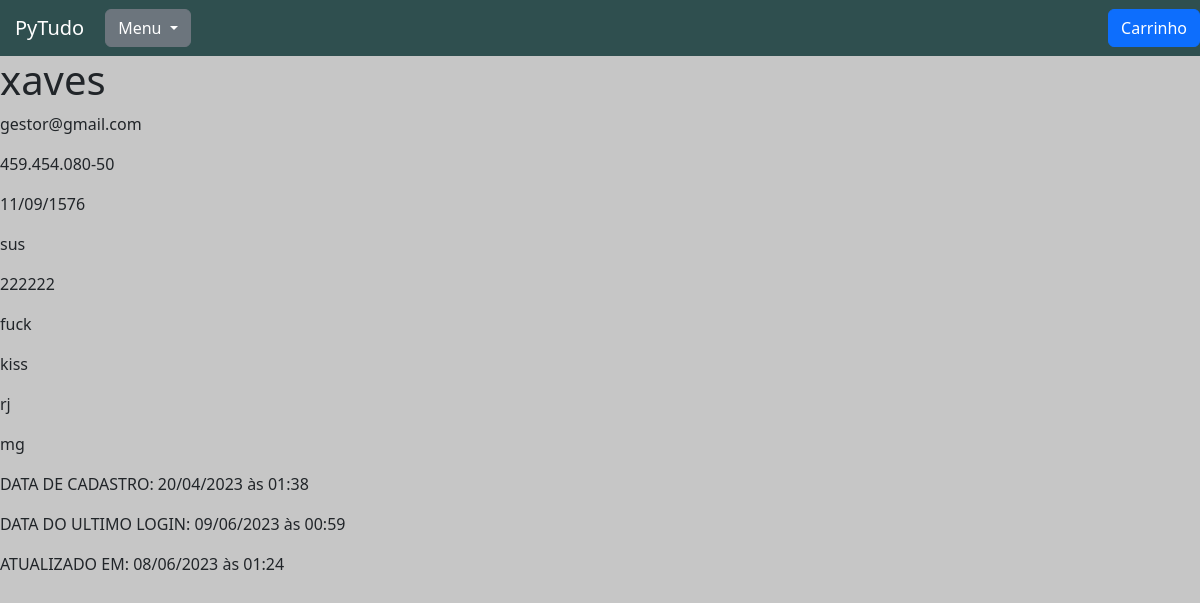
/usuarios/ver_usuario/11, run on the app's committed database.
### usuarios/models.py (models this page shows, shortened)
class Usuarios(models.Model):
    usuario = models.ForeignKey(settings.AUTH_USER_MODEL, on_delete=models.CASCADE)
    nome = models.CharField(max_length=40)
    cpf = CPFField('CPF')
    data_de_nascimento = models.DateField()
    celular = PhoneNumberField(null=False, blank=False)
    endereco = models.CharField(max_length=50)
    numero_endereco = models.CharField(max_length=10)
    complemento = models.CharField(max_length=50, blank=True, null= True)
    bairro = models.CharField(max_length=30)
    cidade = models.CharField(max_length=30)
    estado = models.CharField(max_length=30)
    data_atualizacao = models.DateTimeField(auto_now=True, null=True)

### usuarios/views.py (the view)
# urls.py: path('ver_usuario/<int:id>', views.ver_usuario, name='ver_usuario'),
def ver_usuario(request, id):
    usuario = Usuarios.objects.get(id=id)
    return render(request, 'ver_usuario.html', {'usuario': usuario,})

### usuarios/templates/ver_usuario.html (shortened to what this page needs)
{% extends 'base.html' %}
{% load static %}
{% block 'head' %}
    <link href="{% static 'usuarios/css/ver_usuario.css' %}" rel="stylesheet">
{% endblock %}
{% block 'body' %}
    <div class="row">
        <div class="col-md">
            <h1 class="titulo">{{usuario.nome}}</h1>
            <p class="paragrafo">{{usuario.usuario}}</p>
            <p class="paragrafo">{{usuario.cpf}}</p>
            <p class="paragrafo">{{usuario.data_de_nascimento|date:"d/m/Y"}}</p>
            <p class="paragrafo">{{usuario.endereco}}</p>
            <p class="paragrafo">{{usuario.numero_endereco}}</p>
            {% if usuario.complemento %}
                <p class="paragrafo">{{usuario.complemento}}</p>
            {% endif %}
            <p class="paragrafo">{{usuario.bairro}}</p>
            <p class="paragrafo">{{usuario.cidade}}</p>
            <p class="paragrafo">{{usuario.estado}}</p>
            <p class="paragrafo">DATA DE CADASTRO: {{usuario.usuario.date_joined|date:"d/m/Y" }} às {{ usuario.usuario.date_joined|time:"H:i" }}</p>
            <p class="paragrafo">DATA DO ULTIMO LOGIN: {{usuario.usuario.last_login|date:"d/m/Y" }} às {{ usuario.usuario.last_login|time:"H:i" }} </p>
            <p class="paragrafo">ATUALIZADO EM: {{usuario.data_atualizacao|date:"d/m/Y" }} às {{usuario.data_atualizacao|time:"H:i" }}</p>
        </div>
    </div>
{% endblock %}

### pytudo/templates/static/base/css/base.css (style rules this page uses)
body { background-color: #C6C6C6 !important; }

### data on the page
Usuarios: nome "xaves", usuario "gestor@gmail.com", cpf "459.454.080-50", data_de_nascimento "11/09/1576", endereco "sus", numero_endereco "222222", complemento "fuck", bairro "kiss", cidade "rj", estado "mg", usuario.date_joined "20/04/2023", usuario.date_joined "01:38", usuario.last_login "09/06/2023", usuario.last_login "00:59", data_atualizacao "08/06/2023", data_atualizacao "01:24"
